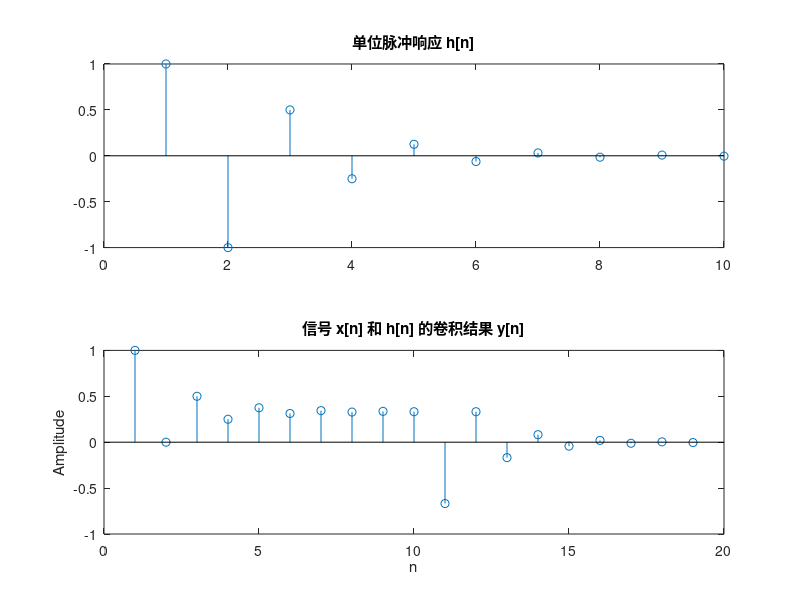

Recreate this plot in MATLAB.
% 滤波器系数
p = [1, -0.5]; % 示例滤波器分子系数
d = [1, 0.5];  % 示例滤波器分母系数
N = 10;        % 单位脉冲响应的长度

% 生成单位脉冲响应
h = impz(p, d, N);

% 生成信号 x[n]
x = ones(1, N); % 示例信号，这里我们只是用一个长度为 N 的全1序列来模拟

% 对信号 x[n] 和单位脉冲响应 h[n] 进行卷积
y = conv(x, h);

% 绘制单位脉冲响应
figure;
subplot(2, 1, 1);
stem(h);
title('单位脉冲响应 h[n]');

% 绘制卷积结果
subplot(2, 1, 2);
stem(y);
title('信号 x[n] 和 h[n] 的卷积结果 y[n]');
xlabel('n');
ylabel('Amplitude');
